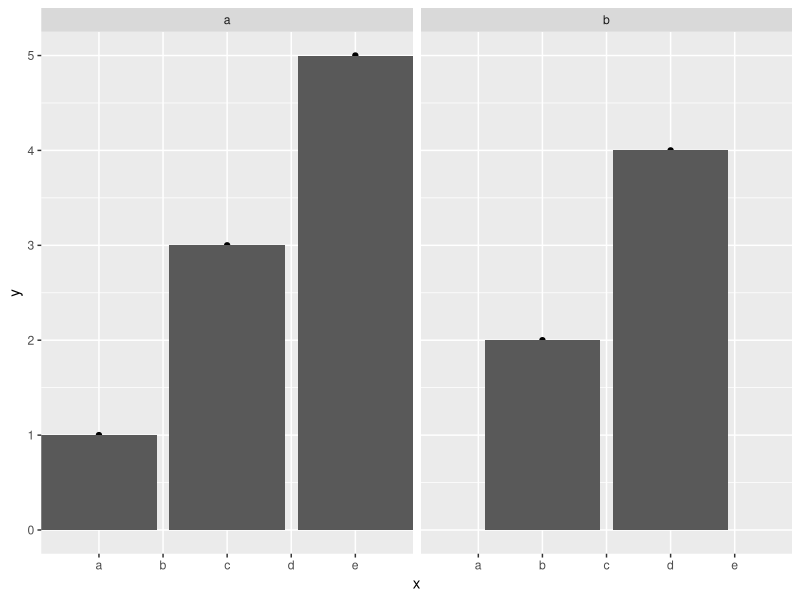

This figure's R source:
library(data.table)
library(ggplot2)

dt = data.table(y=seq(5), x=letters[1:5], f=c('a','b'))

ggplot() + 
	geom_point(data=dt, aes(y=y,x=x)) + 
	geom_bar(data=dt, aes(y=y, x=x), stat='identity') + 
	facet_wrap(~f)